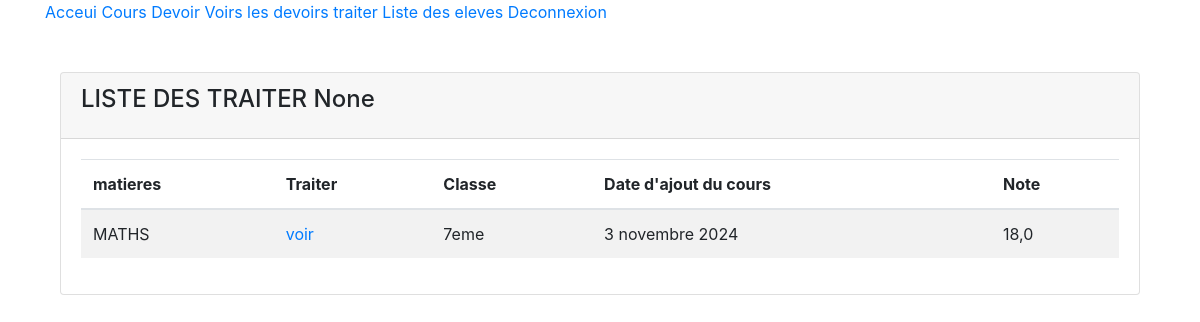
The app's page /traiter (signed in) with its own data.
### testapp/models.py (models this page shows, shortened)
class UserForm(AbstractUser):
    classe=models.ForeignKey(Classes,on_delete=models.CASCADE,null=True,blank=True)
    ecole=models.ForeignKey(Ecole,on_delete=models.CASCADE,null=True,blank=True)
    matieres=models.ForeignKey(Matieres, on_delete=models.CASCADE,null=True,blank=True)
    email = models.EmailField(max_length=50,unique=True)
    phone = models.IntegerField(unique=True,null=True)
    date_aj=models.DateField(auto_now=True, auto_now_add=False)
    username=models.CharField(unique=False,blank=True,null=True,max_length=50)
    USERNAME_FIELD='email'
    REQUIRED_FIELDS=['username']

class Traiter(models.Model):
     statuts={
         'traiter':'traiter',
         'enoncer':'enoncer',
         'noter':'noter'
     }
     classe=models.ForeignKey(Classes,on_delete=models.CASCADE)
     ecole=models.ForeignKey(Ecole,on_delete=models.CASCADE)
     matieres=models.ForeignKey(Matieres, on_delete=models.CASCADE)
     traiter=models.ImageField(upload_to="devoir",null=True,blank=True)
     num_devoir= models.CharField(max_length=50,null=False,blank=True)
     note= models.FloatField(null=True,blank=True)
     statut = models.CharField(max_length=50,choices=statuts,blank=True, null=True)
     date_ajout=models.DateField(auto_now=True, auto_now_add=False)
     email=models.EmailField(max_length=50,null=False,blank=True)

class Matieres(models.Model):
     matieres=models.CharField(max_length=50)
     def __str__(self):
        return self.matieres

class Classes(models.Model):
    classe=models.CharField(max_length=50, default="")
    def __str__(self):
        return self.classe

### testapp/views.py (the view)
# urls.py: path('traiter',traiter,name='traiter'),
def traiter(request):
    group1= request.user.groups.filter(name='ELEVES')
    if group1:
        req = Traiter.objects.all().filter(ecole=request.user.ecole,classe=request.user.classe,email= request.user.email)
        return render(request,'pages/traiter.html',{'req':req})
    elif request.user.groups.filter(name='DIRECTION'):
         req = Traiter.objects.all().filter(ecole=request.user.ecole)
         return render(request,'pages/traiter.html',{'req':req})
    elif request.user.groups.filter(name='PROFESSEURS'):
        req = Traiter.objects.all().filter(ecole=request.user.ecole,classe=request.user.classe)
        return render(request,'pages/traiter.html',{'req':req})
    elif request.user.groups.filter(name='GESTIONNAIRE DU SITE'):
        req = Traiter.objects.all().filter(ecole=request.user.ecole)
        return render(request,'pages/traiter.html',{'req':req})
    else:
        return HttpResponse("Vous n'avez pas accès a cet espace ")

### testapp/templates/pages/traiter.html (shortened to what this page needs)
{% extends 'pages/base.html'%}
{%block traiter%}
<div class="container">
    <br><br>
    <div class="col-md-12">
        <div class="card">
          <div class="card-header">
            <h4 class="card-title">LISTE DES TRAITER {{user.classe}}</h4>
          </div>
          <div class="card-body">
            <div class="table-responsive">
              <table
                id="multi-filter-select"
                class="display table table-striped table-hover"
              >
                <thead>
                  <tr>
                    <th>matieres</th>
                    <th>Traiter</th>
                    <th>Classe</th>
                    <th>Date d'ajout du cours</th>
                    <th>Note</th>
                  </tr>
                </thead>
                <tbody>
                    {%for ts in req %}
                  <tr>
                    <td>{{ts.matieres}}</td>
                    <td><a href ="{{ts.traiter.url}}">voir</a></td>
                    <td>{{ts.classe}}</td>
                    <td>{{ts.date_ajout}}</td>
                    <td>{{ts.note}}</td>
                  </tr>
                  {%endfor%}
                </tbody>
              </table>
            </div>
          </div>
        </div>
      </div>
</div>
{%endblock%}

### records on screen
UserForm: classe "None"
Traiter: matieres "MATHS", classe "7eme", date_ajout "3 novembre 2024", note "18,0"
